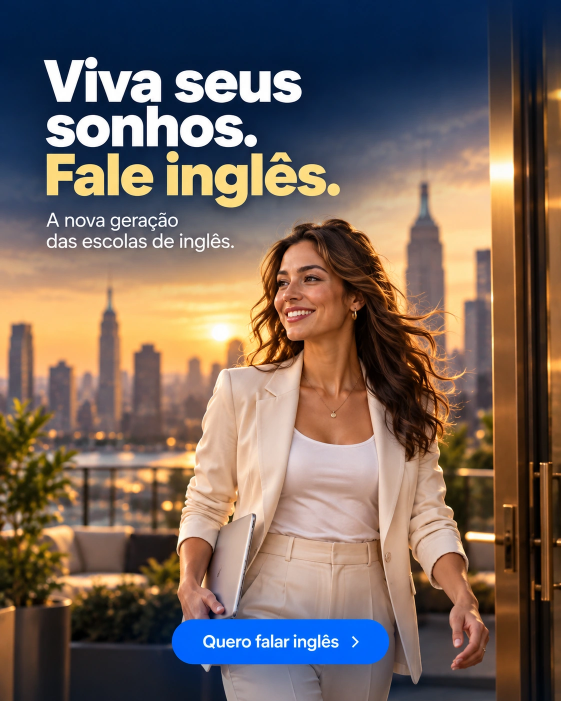
#> input picture review/united-2026/dist/assets/banners/institucional.webp, 1122 x 1402 px, given in place of institucional.png, which was not available (shown at 1/2 size)
$ python optimize-responsive-images.py
#> lines starting #> are read from the running program, lines starting #| are printed output that depends on the picture; pictures that were not available may be replaced by others from this repository, and a replacement may not be noted
"""Encode responsive copies of approved artwork; never rewrite originals or HTML.

Run before optimize-static-assets.py. Consumers use seo/responsive-images.json,
whose keys are the current dist asset paths. Keep width/height on the image and
apply each row's srcset/sizes (or a context-specific sizes value). For a CSS
background, default_path is a safe same-dimension WebP replacement.

Only Pillow is required. No network, generative editing, cropping, or upscaling.
Content hashes in filenames let each generated copy be cached independently.
"""
from __future__ import annotations

from hashlib import sha256
from io import BytesIO
import json
from pathlib import Path

from PIL import Image

ROOT = Path(__file__).resolve().parents[1]
DIST = ROOT / "dist"
MANIFEST = ROOT / "seo/responsive-images.json"


def spec(source, widths, quality, sizes, *, usage="img", contexts=None, note=""):
    return dict(source=source, widths=widths, quality=quality, sizes=sizes,
                usage=usage, contexts=contexts or {}, note=note)


# Sizes describe CSS image geometry, not the clipped visible portion. In
# particular Jimmy/body is enlarged to 132% and the desktop hero is height-led.
PORTRAIT = "calc(100vw - 24px)"
WIDE = "calc((100svh - 74px) * 2)"
SPECS = {}
for name in ("institucional", "liveclass", "jimmy"):
    contexts = {"hero": {"media": "(max-width:768px)", "sizes": PORTRAIT}}
    if name == "jimmy":
        contexts["body"] = {
            "sizes": "(max-width:508px) calc((100vw - 90px) * 1.32), (max-width:768px) 554px, (max-width:1296px) 42vw, 554px",
            "selector": "#jimmy-united-idiomas img",
        }
    SPECS[f"assets/banners/{name}.webp"] = spec(
        f"assets/banners/{name}.png", [480, 680, 768, 960, 1122], 85, PORTRAIT,
        contexts=contexts,
        note="Full approved portrait, including baked-in text; no cropping. The 680px candidate covers a 388px slot at 1.75 DPR without jumping to 768px. Quality 85 visually checked against 90 at mobile display size; dimensions and source artwork unchanged.")
    SPECS[f"assets/banners/{name}-wide.webp"] = spec(
        f"assets/banners/{name}-wide.png", [960, 1280, 1600, 1800], 85, WIDE,
        contexts={"hero": {"media": "(min-width:769px)", "sizes": WIDE}},
        note="Full approved wide composition; CSS controls the existing crop. Quality 85 reduces bytes without changing dimensions, composition or text.")

SPECS.update({
    "assets/images/bg-cursos.png": spec(
        "assets/images/bg-cursos.png", [480, 768, 1280, 1924], 75, "100vw",
        usage="css-background", note=".about-home background-size:100% auto. Preserve alpha byte-for-byte; quality 75 validated at 768px with composited SSIM 0.9977. Fine transparency limits further lossless-alpha compression."),
    "assets/images/storytelling-characters-3d.webp": spec(
        "assets/images/storytelling-characters-3d.png", [384, 640, 768, 960, 1280, 1672], 85,
        "(max-width:1024px) calc(100vw - 40px), 20.4vw",
        note="Storytelling card becomes full width at 1024px; existing object-fit unchanged. The 768px candidate avoids a jump from 640px to 960px for common mobile pixel densities; quality 85 retains faces/composition with mildly softer fine texture."),
    "assets/images/liveclass-conversation-2026.webp": spec(
        "assets/images/liveclass-conversation-2026.png", [480, 768, 1024, 1536], 88,
        "(max-width:380px) 368px, (max-width:467px) 428px, (max-width:768px) calc(100vw - 40px), (max-width:1296px) 72vw, 864px",
        note="Object-fit:cover keeps a 245/285px-tall mobile box; sizes accounts for the cover crop."),
    "assets/images/ondemand-devices-2026.webp": spec(
        "assets/images/ondemand-devices-2026.webp", [480, 768, 1024, 1280, 1672], 90,
        "(max-width:800px) calc((100vw - 40px) * 1.18), 67vw",
        note="WebP is the available approved source; keep full artwork and current 118%/125% sizing."),
})
for number, intrinsic_width in (("01", 392), ("02", 391), ("04", 388)):
    name = f"assets/images/img-plataforma-{number}.png"
    SPECS[name] = spec(name, [196, 320, 392], 82,
                       f"{intrinsic_width}px",
                       note="Use intrinsic width conservatively: height:100% and object-fit:cover can require more image pixels than the narrow figure width. Original PNG is at most 392px; never upscale or flatten alpha. Quality 82 validated at full width with composited SSIM at least 0.9632.")

# Native <video poster> has no srcset. Use these full-size copies in static
# HTML, with no late JS swap or duplicate poster request. The character poster
# remains untouched: full-size recompression saves only 2.8% of its 55,250 B.
for number in ("02", "03"):
    name = f"assets/images/video-united-idiomas-{number}-poster.webp"
    SPECS[name] = spec(
        name, [1280], 86,
        "(max-width:800px) calc(100vw - 88px), (max-width:1296px) 42vw, 528px",
        usage="video-poster",
        contexts={"home": {"selector": ".course-compact video"}},
        note="Same approved video frame, dimensions and full proportions. Use default_path in the native poster attribute; no responsive poster swapping. Other routes may display this video wider than the Home card.")


def digest(data):
    return sha256(data).hexdigest()


def main():
    manifest = {}
    previous = json.loads(MANIFEST.read_text()) if MANIFEST.exists() else {}
    for current, cfg in SPECS.items():
        source_path = DIST / cfg["source"]
        source_bytes = source_path.read_bytes()
        with Image.open(source_path) as source:
#> source is the input picture: PIL image 1122x1402 RGB; mean R, G, B 117.3, 101.2, 92.6
            source.load()
            source = source.convert("RGBA" if "A" in source.getbands() else "RGB")
            source_width, source_height = source.size
#> source_width = 1122; source_height = 1402
            source_has_alpha = "A" in source.getbands()
#> source_has_alpha = False
            variants = []
            for width in sorted({min(width, source_width) for width in cfg["widths"]}):
                height = round(source_height * width / source_width)
#> height = 600
                resized = source if width == source_width else source.resize(
                    (width, height), Image.Resampling.LANCZOS)
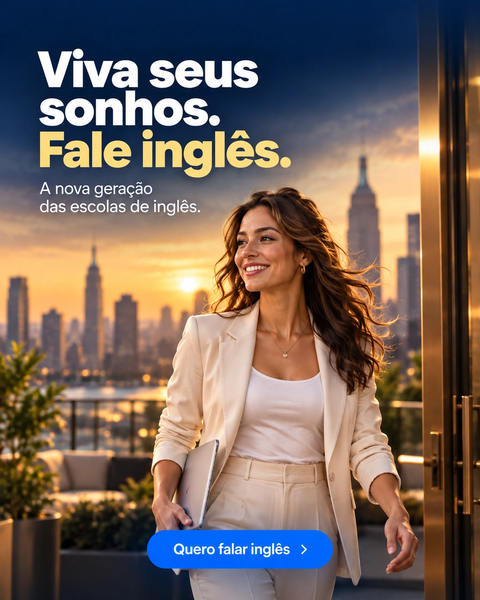
#> resized: PIL image 480x600 RGB; mean R, G, B 117.3, 101.1, 92.5
                output = BytesIO()
                resized.save(output, format="WEBP", quality=cfg["quality"],
                             method=6, alpha_quality=100, exact=True)
                data = output.getvalue()
                sha = digest(data)
                rel = Path(current).parent / "responsive" / f"{Path(current).stem}-{width}w-{sha[:12]}.webp"
                target = DIST / rel
                target.parent.mkdir(parents=True, exist_ok=True)
                if not target.exists() or target.read_bytes() != data:
                    target.write_bytes(data)
                with Image.open(BytesIO(data)) as decoded:
                    assert decoded.size == resized.size, rel
                    alpha_exact = not source_has_alpha or (
                        decoded.convert("RGBA").getchannel("A").tobytes()
                        == resized.getchannel("A").tobytes())
#> alpha_exact = True
                    assert alpha_exact, f"Alpha changed: {rel}"
                variants.append(dict(path=rel.as_posix(), width=width, height=height,
                                     bytes=len(data), sha256=sha, alpha_exact=alpha_exact))
            row = {
                "source": {"path": cfg["source"], "sha256": digest(source_bytes),
                           "bytes": len(source_bytes), "width": source_width,
                           "height": source_height, "mode": source.mode},
                "previous": {"path": current, "bytes": (DIST / current).stat().st_size,
                             "sha256": digest((DIST / current).read_bytes())},
                "encoding": {"format": "webp", "quality": cfg["quality"], "method": 6,
                             "resize": "Lanczos; proportional; no upscaling", "crop": "none"},
                "usage": cfg["usage"], "default_path": variants[-1]["path"],
                "variants": variants,
                "srcset": ", ".join(f"/{v['path']} {v['width']}w" for v in variants),
                "sizes": cfg["sizes"], "contexts": cfg["contexts"], "note": cfg["note"],
            }
            manifest[current] = row
            full = variants[-1]
#> full = 6 items
            saved = 1 - full["bytes"] / row["previous"]["bytes"]
#> saved = 0.451
            print(f"{current}: {row['previous']['bytes']:,} → {full['bytes']:,} bytes at full width ({saved:.1%} reduction); {len(variants)} widths")
#| assets/banners/institucional.webp: 220,638 → 121,182 bytes at full width (45.1% reduction); 5 widths
#> pass 2 of the loop in main, `for current, cfg in SPECS.items():`:
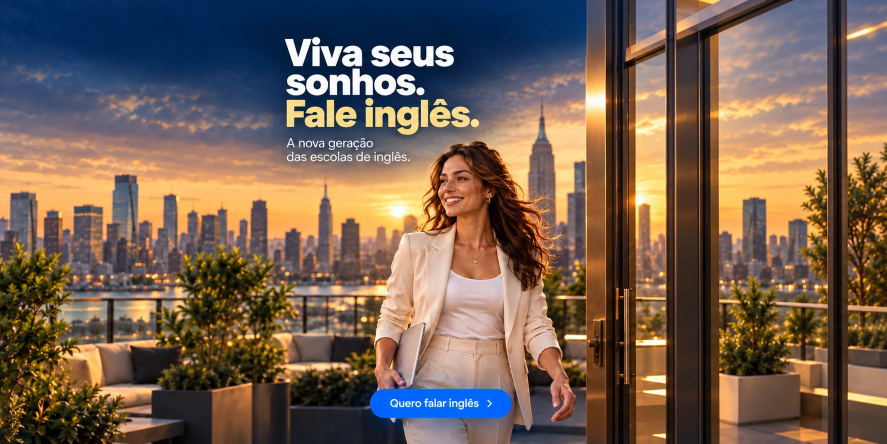
#> input picture review/united-2026/dist/assets/banners/institucional-wide.webp, 1774 x 887 px, given in place of institucional-wide.png, which was not available (shown at 1/2 size)
#> in main, source is the input picture: PIL image 1774x887 RGB; mean R, G, B 116.2, 96, 81.7
#> in main, `resized = source if width == source_width else source.resize( (width, ..`:
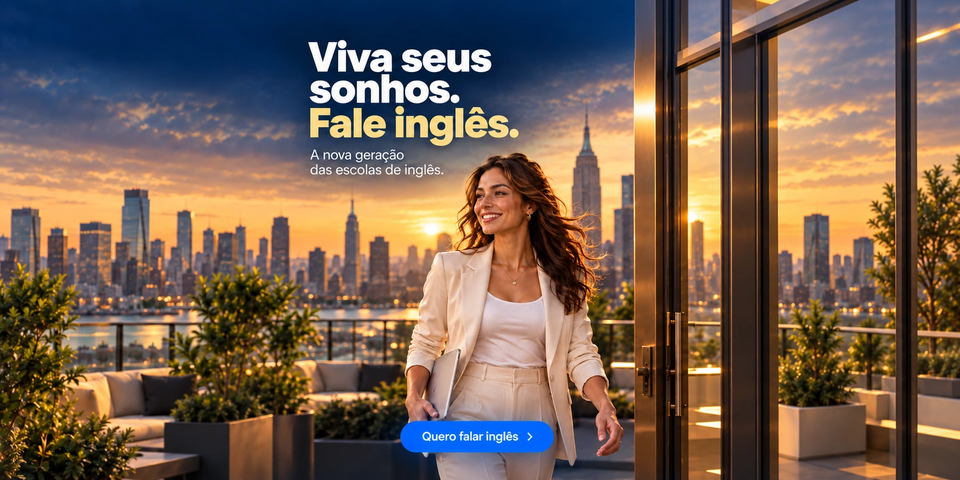
#> resized: PIL image 960x480 RGB; mean R, G, B 116.2, 95.9, 81.7
#> decoded: PIL image 960x480 RGB
#> saved = 0.428
#| assets/banners/institucional-wide.webp: 292,600 → 167,372 bytes at full width (42.8% reduction); 4 widths
    MANIFEST.write_text(json.dumps(manifest, ensure_ascii=False, indent=2) + "\n")
    # Delete only stale files previously recorded by this generator, never
    # hand-authored assets or unrelated files in the responsive directories.
    active = {v["path"] for row in manifest.values() for v in row["variants"]}
    for row in previous.values():
        for variant in row.get("variants", []):
            rel = Path(variant["path"])
            if (rel.as_posix() not in active and not rel.is_absolute()
                    and ".." not in rel.parts and rel.parent.as_posix() in
                    {"assets/images/responsive", "assets/banners/responsive"}):
                (DIST / rel).unlink(missing_ok=True)
    print(f"Generated {sum(len(row['variants']) for row in manifest.values())} copies from {len(manifest)} approved assets.")


if __name__ == "__main__":
#> (the run stopped early here; a loop or call above may not have finished)
